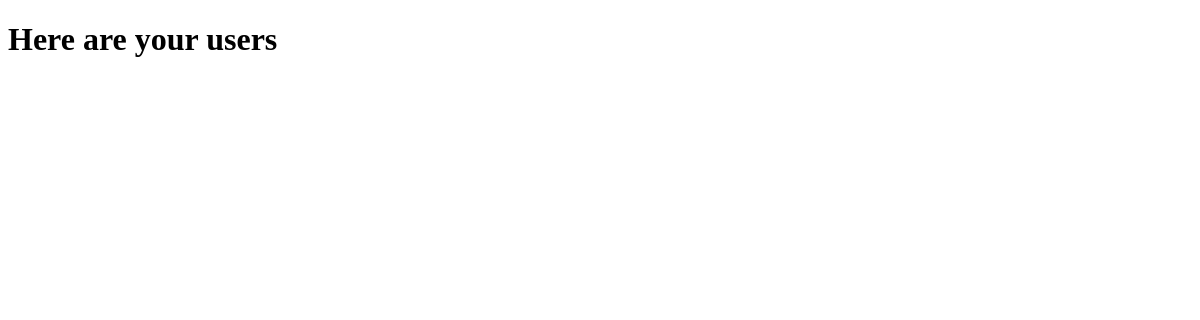
The app's page /users/, older data.
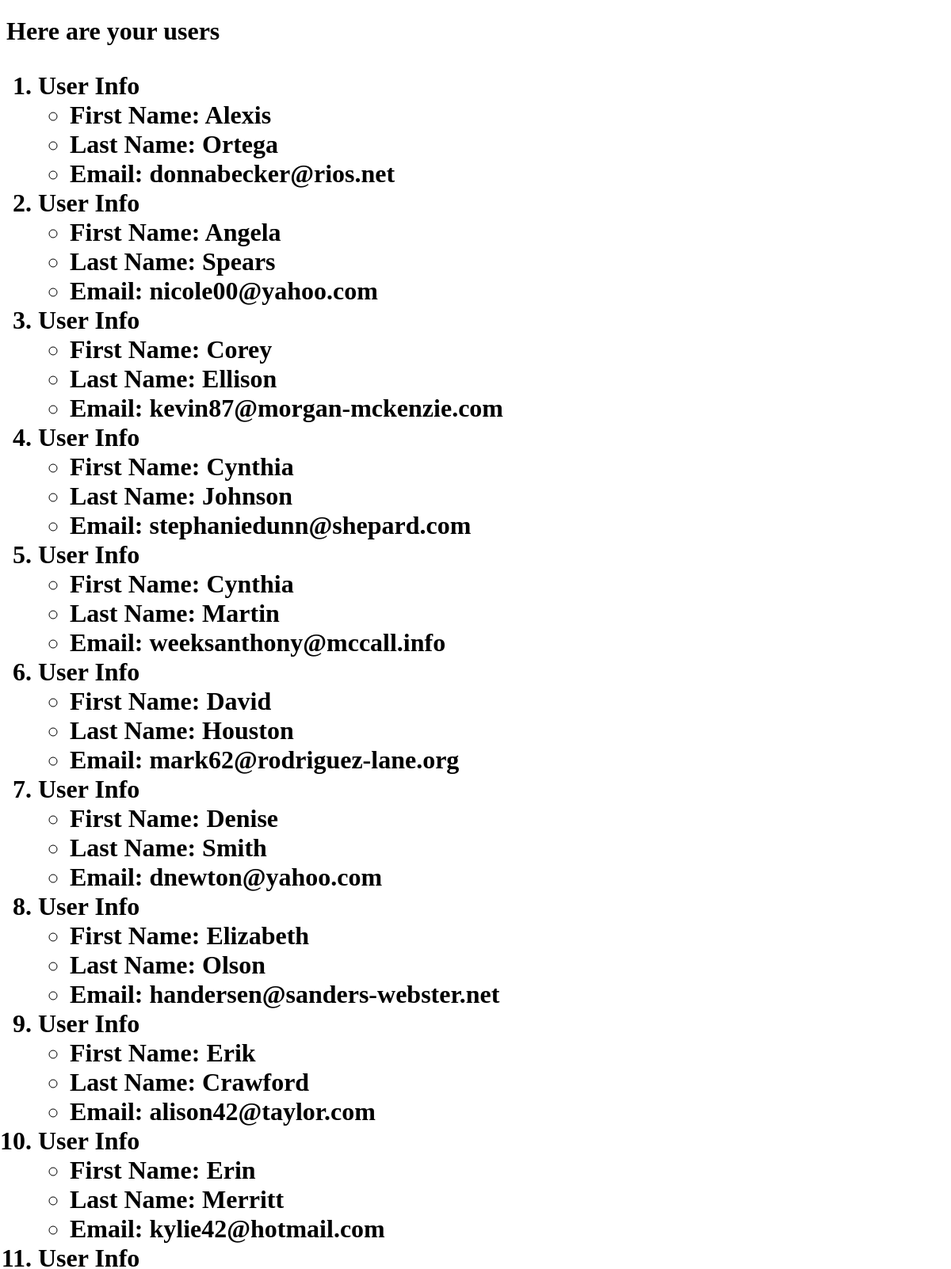
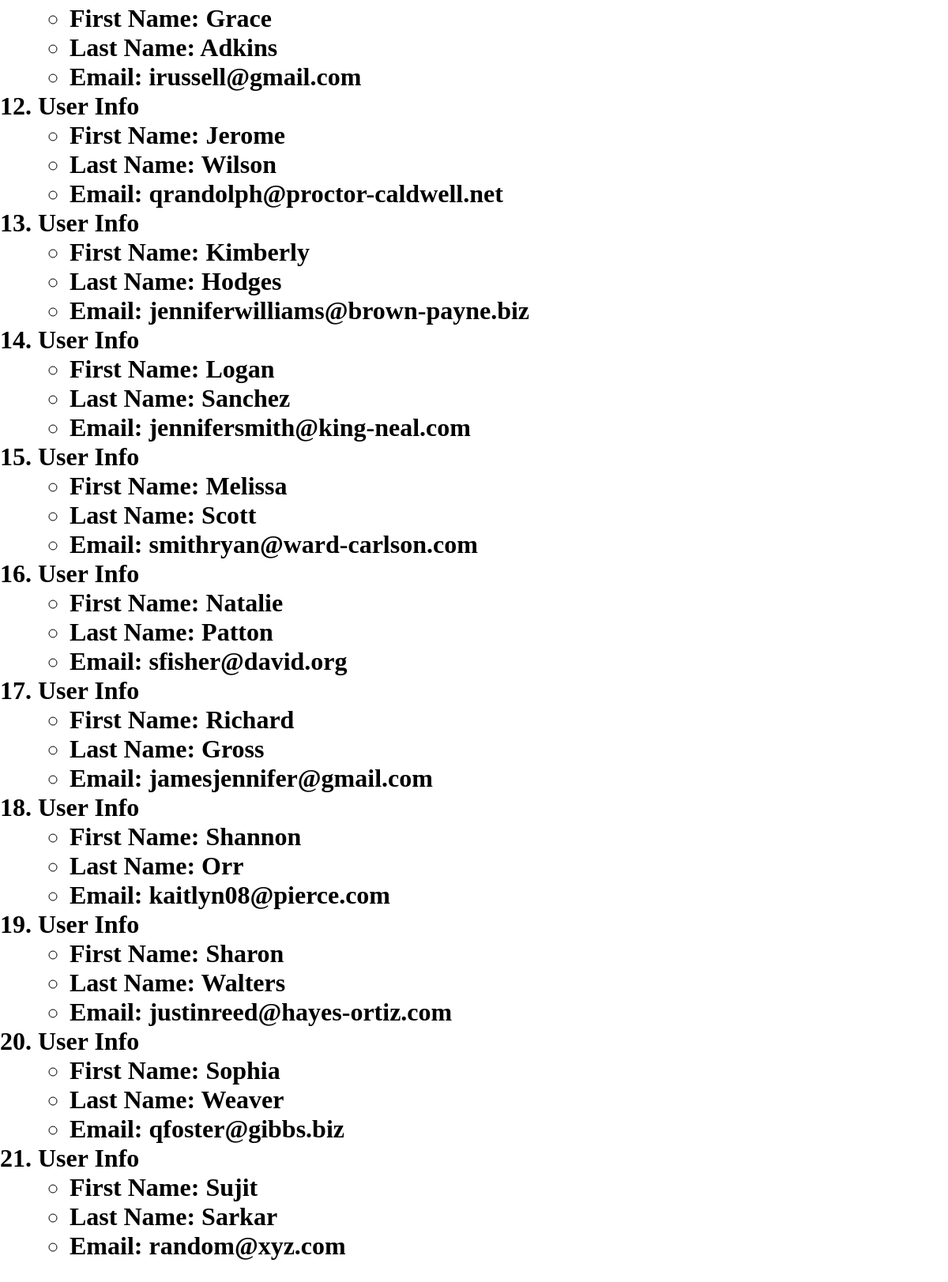
The same page, newer data (2 pictures, top to bottom).
### AppTwo/models.py (models this page shows)
class User(models.Model):
    first_name = models.CharField(max_length = 128)
    last_name = models.CharField(max_length = 128)
    email  = models.EmailField(max_length = 264, unique = True)

### AppTwo/views.py (the view)
def user(request):
    user_list = User.objects.order_by('first_name')
    user_dict ={'users':user_list}
    return render(request, "AppTwo/users.html", context = user_dict)

### templates/AppTwo/users.html (shortened to what this page needs)
<!DOCTYPE html>
<html>
  <head>
  </head>
  <body>
    <h1>Here are your users<h1>
      {% if users %}
      <ol>
        {% for user in users %}
        <li>User Info</li>
        <ul>
          <li>First Name: {{user.first_name}}</li>
          <li>Last Name: {{user.last_name}}</li>
          <li>Email: {{user.email}}</li>
      </ul>
      {% endfor %}
      </ol>
      {% endif %}
  </body>
</html>

Row changes from the older to the newer data that the page shows:
added User: first_name "Alexis", last_name "Ortega", email "donnabecker@rios.net"
added User: first_name "Angela", last_name "Spears", email "nicole00@yahoo.com"
added User: first_name "Corey", last_name "Ellison", email "kevin87@morgan-mckenzie.com"
added User: first_name "Cynthia", last_name "Johnson", email "stephaniedunn@shepard.com"
added User: first_name "Cynthia", last_name "Martin", email "weeksanthony@mccall.info"
added User: first_name "David", last_name "Houston", email "mark62@rodriguez-lane.org"
added User: first_name "Denise", last_name "Smith", email "dnewton@yahoo.com"
added User: first_name "Elizabeth", last_name "Olson", email "handersen@sanders-webster.net"
added User: first_name "Erik", last_name "Crawford", email "alison42@taylor.com"
added User: first_name "Erin", last_name "Merritt", email "kylie42@hotmail.com"
added User: first_name "Grace", last_name "Adkins", email "irussell@gmail.com"
added User: first_name "Jerome", last_name "Wilson", email "qrandolph@proctor-caldwell.net"
added User: first_name "Kimberly", last_name "Hodges", email "jenniferwilliams@brown-payne.biz"
added User: first_name "Logan", last_name "Sanchez", email "jennifersmith@king-neal.com"
added User: first_name "Melissa", last_name "Scott", email "smithryan@ward-carlson.com"
added User: first_name "Natalie", last_name "Patton", email "sfisher@david.org"
added User: first_name "Richard", last_name "Gross", email "jamesjennifer@gmail.com"
added User: first_name "Shannon", last_name "Orr", email "kaitlyn08@pierce.com"
added User: first_name "Sharon", last_name "Walters", email "justinreed@hayes-ortiz.com"
added User: first_name "Sophia", last_name "Weaver", email "qfoster@gibbs.biz"
added User: first_name "Sujit", last_name "Sarkar", email "random@xyz.com"
